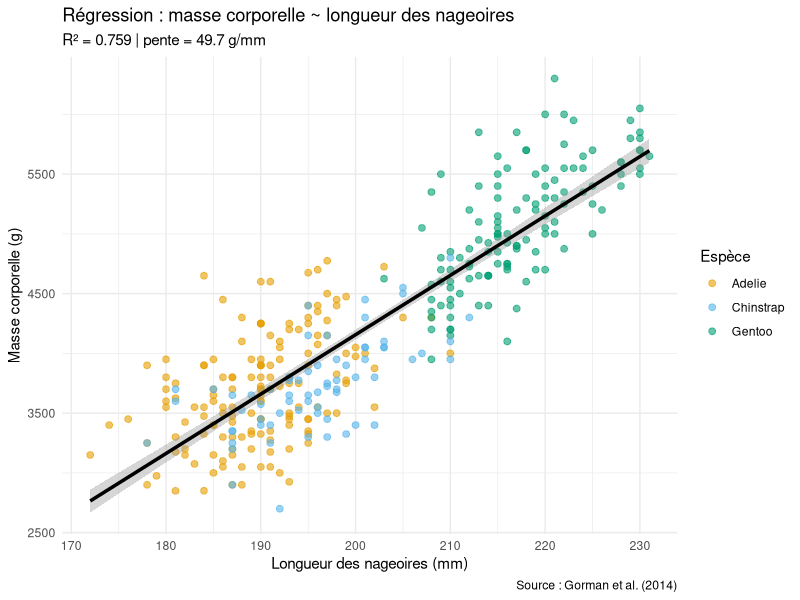
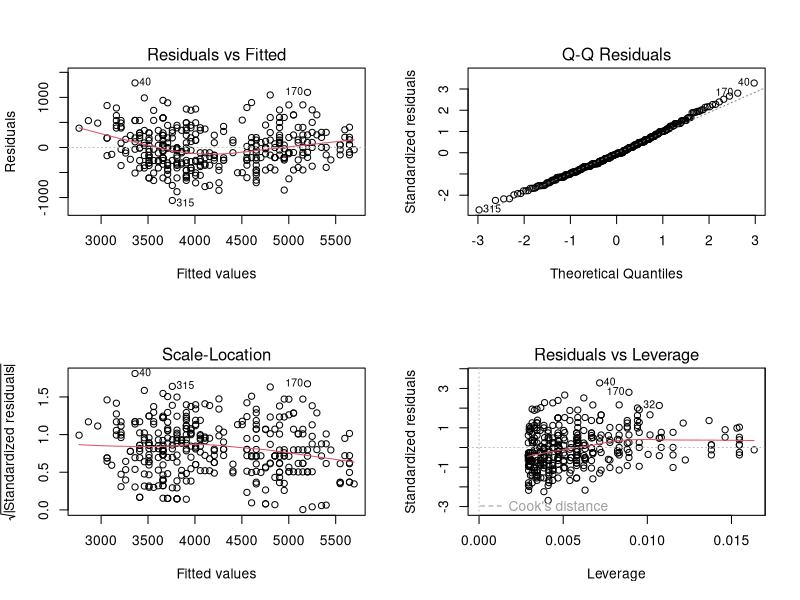
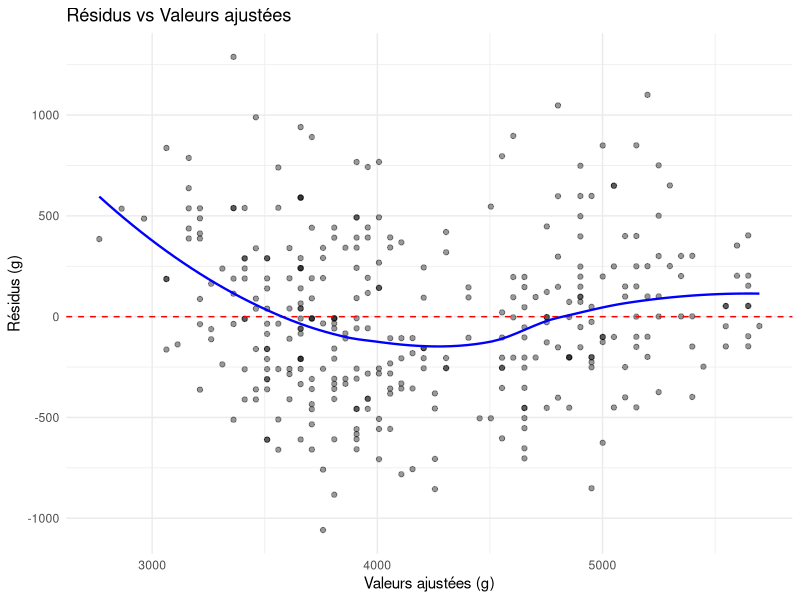
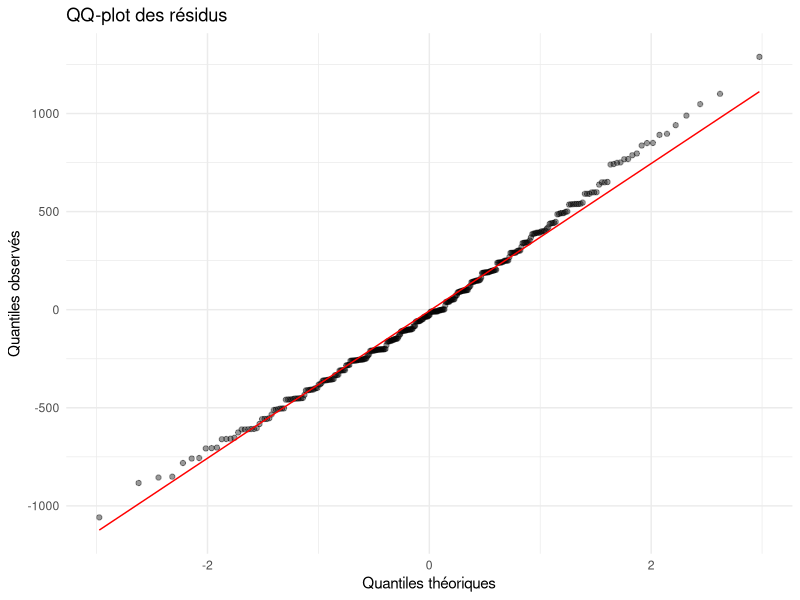

Recreate these plots in R, in order.
## ---- chunk 1
library(tidyverse)
library(palmerpenguins)
library(broom)
## ---- chunk 2
# Comparer la masse corporelle des manchots mâles et femelles
penguins_mf <- penguins |>
  filter(!is.na(sex), !is.na(body_mass_g))

# Résumé par sexe
penguins_mf |>
  group_by(sex) |>
  summarise(
    n       = n(),
    moyenne = mean(body_mass_g),
    ecart_t = sd(body_mass_g)
  )
## ---- chunk 3
# t-test bilatéral (Welch par défaut — ne suppose pas l'égalité des variances)
t_test_masse <- t.test(
  body_mass_g ~ sex,
  data    = penguins_mf,
  var.equal = FALSE   # Test de Welch (recommandé)
)

t_test_masse
## ---- chunk 4
# Présentation avec broom::tidy()
tidy(t_test_masse)
## ---- chunk 5
wilcox.test(body_mass_g ~ sex, data = penguins_mf)
## ---- chunk 6
# Y a-t-il une association entre l'espèce et l'île d'observation ?
tableau_contingence <- table(penguins$species, penguins$island)
tableau_contingence
## ---- chunk 7
# Test du Khi²
chi2_test <- chisq.test(tableau_contingence)
chi2_test
## ---- chunk 8
# Résidus standardisés : cellules qui contribuent le plus au Khi²
chi2_test$residuals
## ---- chunk 9
# Corrélation entre longueur des nageoires et masse corporelle
cor_test <- cor.test(
  penguins$flipper_length_mm,
  penguins$body_mass_g,
  method = "pearson",
  use    = "complete.obs"
)

cor_test
## ---- chunk 10
# Corrélation de Spearman (non paramétrique)
cor.test(
  penguins$flipper_length_mm,
  penguins$body_mass_g,
  method = "spearman",
  use    = "complete.obs"
)
## ---- chunk 11
# Matrice de corrélations
penguins |>
  select(bill_length_mm, bill_depth_mm, flipper_length_mm, body_mass_g) |>
  drop_na() |>
  cor()
## ---- chunk 12
# Modèle : masse ~ longueur des nageoires
modele1 <- lm(body_mass_g ~ flipper_length_mm, data = penguins)

# Résumé du modèle
summary(modele1)
## ---- chunk 13
# Coefficients proprement avec broom
tidy(modele1, conf.int = TRUE)
## ---- chunk 14
# Performance du modèle
glance(modele1)
## ---- chunk 15
penguins |>
  filter(!is.na(flipper_length_mm), !is.na(body_mass_g)) |>
  ggplot(aes(x = flipper_length_mm, y = body_mass_g)) +
  geom_point(aes(color = species), alpha = 0.6, size = 2) +
  geom_smooth(method = "lm", color = "black", se = TRUE,
              linewidth = 1.2) +
  scale_color_manual(values = c("#E69F00", "#56B4E9", "#009E73")) +
  labs(
    title    = "Régression : masse corporelle ~ longueur des nageoires",
    subtitle = paste0("R² = ", round(summary(modele1)$r.squared, 3),
                      " | pente = ", round(coef(modele1)[2], 1), " g/mm"),
    x        = "Longueur des nageoires (mm)",
    y        = "Masse corporelle (g)",
    color    = "Espèce",
    caption  = "Source : Gorman et al. (2014)"
  ) +
  theme_minimal()
## ---- chunk 16
# Modèle multiple : masse ~ nageoires + longueur bec + espèce
modele2 <- lm(
  body_mass_g ~ flipper_length_mm + bill_length_mm + species,
  data = penguins
)

summary(modele2)
## ---- chunk 17
tidy(modele2, conf.int = TRUE)
## ---- chunk 18
# Comparaison des deux modèles
bind_rows(
  glance(modele1) |> mutate(modele = "Modèle 1 (nageoires seulement)"),
  glance(modele2) |> mutate(modele = "Modèle 2 (nageoires + bec + espèce)")
) |>
  select(modele, r.squared, adj.r.squared, AIC, BIC)
## ---- chunk 19
# Graphiques de diagnostic (4 graphiques automatiques)
par(mfrow = c(2, 2))
plot(modele1)
## ---- chunk 20
# Avec ggplot : résidus vs valeurs ajustées
augment(modele1) |>
  ggplot(aes(x = .fitted, y = .resid)) +
  geom_point(alpha = 0.4) +
  geom_hline(yintercept = 0, color = "red", linetype = "dashed") +
  geom_smooth(method = "loess", se = FALSE, color = "blue",
              linewidth = 0.8) +
  labs(
    title = "Résidus vs Valeurs ajustées",
    x     = "Valeurs ajustées (g)",
    y     = "Résidus (g)"
  ) +
  theme_minimal()
## ---- chunk 21
# QQ-plot pour vérifier la normalité des résidus
augment(modele1) |>
  ggplot(aes(sample = .resid)) +
  stat_qq(alpha = 0.4) +
  stat_qq_line(color = "red") +
  labs(title = "QQ-plot des résidus",
       x = "Quantiles théoriques", y = "Quantiles observés") +
  theme_minimal()
